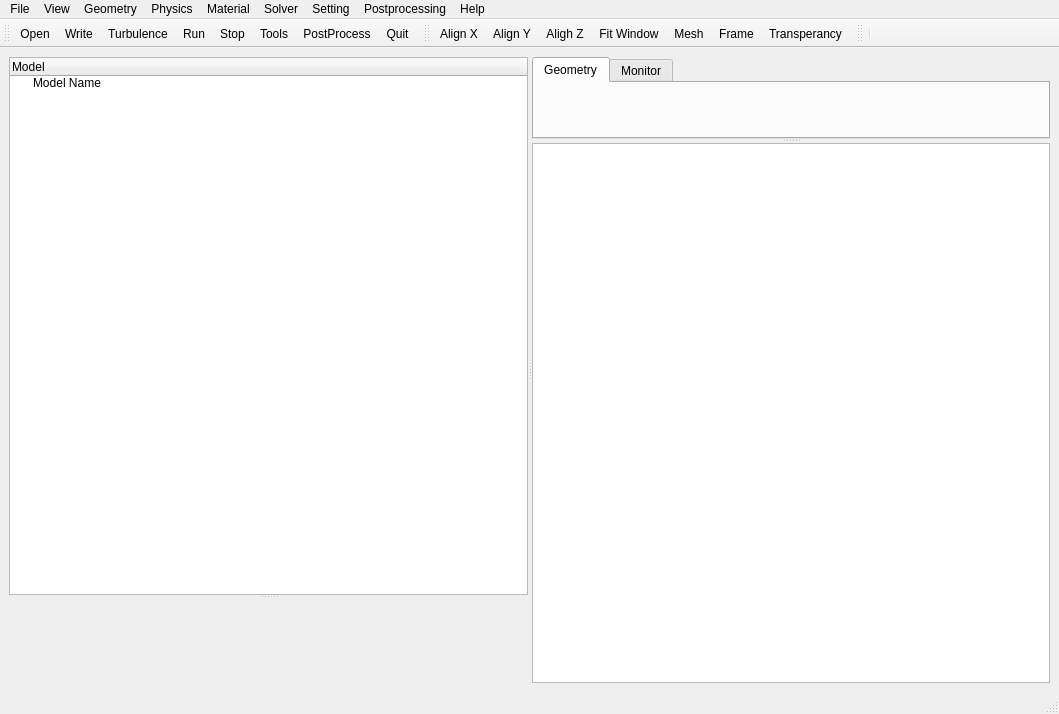
<?xml version="1.0" encoding="UTF-8"?>
<ui version="4.0">
 <class>OpenFOAM</class>
 <widget class="QMainWindow" name="OpenFOAM">
  <property name="geometry">
   <rect>
    <x>0</x>
    <y>0</y>
    <width>1059</width>
    <height>714</height>
   </rect>
  </property>
  <property name="sizePolicy">
   <sizepolicy hsizetype="Preferred" vsizetype="Preferred">
    <horstretch>6</horstretch>
    <verstretch>0</verstretch>
   </sizepolicy>
  </property>
  <property name="windowTitle">
   <string>XinFOAM</string>
  </property>
  <property name="windowIcon">
   <iconset>
    <normalon>images/OpenFOAM_icon.png</normalon>
   </iconset>
  </property>
  <widget class="QWidget" name="mainWindow">
   <layout class="QVBoxLayout" name="verticalLayout">
    <item>
     <widget class="QSplitter" name="leftRightSplitter">
      <property name="orientation">
       <enum>Qt::Horizontal</enum>
      </property>
      <widget class="QSplitter" name="leftDomain">
       <property name="orientation">
        <enum>Qt::Vertical</enum>
       </property>
       <widget class="QTreeWidget" name="pipLine">
        <property name="enabled">
         <bool>true</bool>
        </property>
        <property name="sizePolicy">
         <sizepolicy hsizetype="Preferred" vsizetype="Preferred">
          <horstretch>0</horstretch>
          <verstretch>0</verstretch>
         </sizepolicy>
        </property>
        <property name="sizeIncrement">
         <size>
          <width>300</width>
          <height>0</height>
         </size>
        </property>
        <property name="editTriggers">
         <set>QAbstractItemView::DoubleClicked|QAbstractItemView::EditKeyPressed|QAbstractItemView::SelectedClicked</set>
        </property>
        <property name="dragEnabled">
         <bool>false</bool>
        </property>
        <column>
         <property name="text">
          <string notr="true">Model</string>
         </property>
        </column>
        <item>
         <property name="text">
          <string notr="true">Model Name</string>
         </property>
         <property name="flags">
          <set>ItemIsSelectable|ItemIsDragEnabled|ItemIsEnabled|ItemIsTristate</set>
         </property>
        </item>
       </widget>
       <widget class="QFrame" name="propertyBox"/>
      </widget>
      <widget class="QSplitter" name="rightDomain">
       <property name="orientation">
        <enum>Qt::Vertical</enum>
       </property>
       <widget class="QTabWidget" name="mainViewTabs">
        <property name="currentIndex">
         <number>0</number>
        </property>
        <widget class="QWidget" name="geoTab">
         <property name="sizeIncrement">
          <size>
           <width>0</width>
           <height>0</height>
          </size>
         </property>
         <property name="font">
          <font>
           <family>MS Shell Dlg 2</family>
          </font>
         </property>
         <property name="contextMenuPolicy">
          <enum>Qt::CustomContextMenu</enum>
         </property>
         <property name="accessibleName">
          <string/>
         </property>
         <attribute name="title">
          <string>Geometry</string>
         </attribute>
        </widget>
        <widget class="QWidget" name="monitorTab">
         <attribute name="title">
          <string>Monitor</string>
         </attribute>
        </widget>
       </widget>
       <widget class="QTextBrowser" name="output"/>
      </widget>
     </widget>
    </item>
   </layout>
  </widget>
  <widget class="QMenuBar" name="menuBar">
   <property name="geometry">
    <rect>
     <x>0</x>
     <y>0</y>
     <width>1059</width>
     <height>21</height>
    </rect>
   </property>
   <widget class="QMenu" name="menuFile">
    <property name="title">
     <string>File</string>
    </property>
    <addaction name="actionOpen"/>
    <addaction name="actionWrite"/>
    <addaction name="actionQuit"/>
   </widget>
   <widget class="QMenu" name="menuGeometry">
    <property name="title">
     <string>Geometry</string>
    </property>
    <addaction name="actionz"/>
    <addaction name="actioncellZone"/>
    <addaction name="actionPatches"/>
   </widget>
   <widget class="QMenu" name="menuSolver">
    <property name="title">
     <string>Solver</string>
    </property>
    <addaction name="actionfvSchemes"/>
    <addaction name="actionfvOptions"/>
    <addaction name="actionControl"/>
    <addaction name="actionDecompost"/>
    <addaction name="actionRun"/>
    <addaction name="actionStop"/>
    <addaction name="actionPostProcess"/>
   </widget>
   <widget class="QMenu" name="menuPhysics">
    <property name="title">
     <string>Physics</string>
    </property>
    <widget class="QMenu" name="menuHeat_transfer">
     <property name="title">
      <string>Heat transfer</string>
     </property>
     <addaction name="actionMuti_region"/>
    </widget>
    <addaction name="actionTurbulence"/>
    <addaction name="actionMRF"/>
    <addaction name="actionDynamic_Mesh"/>
    <addaction name="actionRadiation"/>
    <addaction name="actionMultiphase"/>
    <addaction name="menuHeat_transfer"/>
   </widget>
   <widget class="QMenu" name="menuMaterial">
    <property name="title">
     <string>Material</string>
    </property>
    <addaction name="actionFluid"/>
    <addaction name="actionSolid"/>
   </widget>
   <widget class="QMenu" name="menuHelp">
    <property name="title">
     <string>Help</string>
    </property>
    <addaction name="actionNote"/>
   </widget>
   <widget class="QMenu" name="menuView">
    <property name="title">
     <string>View</string>
    </property>
    <addaction name="actionAlign_X"/>
    <addaction name="actionAlign_Y"/>
    <addaction name="actionAligh_Z"/>
    <addaction name="actionMesh"/>
    <addaction name="actionFrame"/>
    <addaction name="actionTransperancy"/>
    <addaction name="actionAuto_Scale"/>
    <addaction name="actionSet_Scale"/>
    <addaction name="actionFit_Window"/>
   </widget>
   <widget class="QMenu" name="menuSetting">
    <property name="title">
     <string>Setting</string>
    </property>
    <addaction name="actionTools"/>
   </widget>
   <widget class="QMenu" name="menuPostprocessing">
    <property name="title">
     <string>Postprocessing</string>
    </property>
    <addaction name="actionWall_Heat_Flux"/>
    <addaction name="actionTemperature_Probe"/>
    <addaction name="actionVelocity_Probe"/>
    <addaction name="actionHeat_Transfer_Coefficent"/>
    <addaction name="actionVolume"/>
    <addaction name="actionMass_flow_rate"/>
   </widget>
   <addaction name="menuFile"/>
   <addaction name="menuView"/>
   <addaction name="menuGeometry"/>
   <addaction name="menuPhysics"/>
   <addaction name="menuMaterial"/>
   <addaction name="menuSolver"/>
   <addaction name="menuSetting"/>
   <addaction name="menuPostprocessing"/>
   <addaction name="menuHelp"/>
  </widget>
  <widget class="QToolBar" name="mainToolBar">
   <property name="windowTitle">
    <string>mainBar</string>
   </property>
   <attribute name="toolBarArea">
    <enum>TopToolBarArea</enum>
   </attribute>
   <attribute name="toolBarBreak">
    <bool>false</bool>
   </attribute>
   <addaction name="actionOpen"/>
   <addaction name="actionWrite"/>
   <addaction name="actionTurbulence"/>
   <addaction name="actionRun"/>
   <addaction name="actionStop"/>
   <addaction name="actionTools"/>
   <addaction name="actionPostProcess"/>
   <addaction name="actionQuit"/>
  </widget>
  <widget class="QToolBar" name="viewBar">
   <property name="sizePolicy">
    <sizepolicy hsizetype="Preferred" vsizetype="Fixed">
     <horstretch>0</horstretch>
     <verstretch>0</verstretch>
    </sizepolicy>
   </property>
   <property name="windowTitle">
    <string>viewBar</string>
   </property>
   <attribute name="toolBarArea">
    <enum>TopToolBarArea</enum>
   </attribute>
   <attribute name="toolBarBreak">
    <bool>false</bool>
   </attribute>
   <addaction name="actionAlign_X"/>
   <addaction name="actionAlign_Y"/>
   <addaction name="actionAligh_Z"/>
   <addaction name="actionFit_Window"/>
   <addaction name="actionMesh"/>
   <addaction name="actionFrame"/>
   <addaction name="actionTransperancy"/>
  </widget>
  <widget class="QStatusBar" name="statusBar">
   <property name="baseSize">
    <size>
     <width>0</width>
     <height>50</height>
    </size>
   </property>
   <property name="contextMenuPolicy">
    <enum>Qt::PreventContextMenu</enum>
   </property>
   <property name="toolTip">
    <string>To see if it exists</string>
   </property>
  </widget>
  <widget class="QToolBar" name="receiveBar">
   <property name="windowTitle">
    <string>toolBar</string>
   </property>
   <attribute name="toolBarArea">
    <enum>TopToolBarArea</enum>
   </attribute>
   <attribute name="toolBarBreak">
    <bool>false</bool>
   </attribute>
   <addaction name="separator"/>
  </widget>
  <action name="actionOpen">
   <property name="icon">
    <iconset>
     <normaloff>images/open.svg</normaloff>images/open.svg</iconset>
   </property>
   <property name="text">
    <string>Open</string>
   </property>
  </action>
  <action name="actionWrite">
   <property name="icon">
    <iconset>
     <normaloff>images/save.svg</normaloff>images/save.svg</iconset>
   </property>
   <property name="text">
    <string>Write</string>
   </property>
  </action>
  <action name="actionQuit">
   <property name="icon">
    <iconset>
     <normaloff>images/exit.svg</normaloff>images/exit.svg</iconset>
   </property>
   <property name="text">
    <string>Quit</string>
   </property>
  </action>
  <action name="actionTurbulence">
   <property name="icon">
    <iconset>
     <normaloff>images/air-flow.svg</normaloff>images/air-flow.svg</iconset>
   </property>
   <property name="text">
    <string>Turbulence</string>
   </property>
  </action>
  <action name="actionMRF">
   <property name="icon">
    <iconset>
     <normaloff>images/MRF.svg</normaloff>images/MRF.svg</iconset>
   </property>
   <property name="text">
    <string>MRF</string>
   </property>
  </action>
  <action name="actionDynamic_Mesh">
   <property name="icon">
    <iconset>
     <normaloff>images/dynamicMesh.svg</normaloff>images/dynamicMesh.svg</iconset>
   </property>
   <property name="text">
    <string>Dynamic Mesh</string>
   </property>
  </action>
  <action name="actionRadiation">
   <property name="icon">
    <iconset>
     <normaloff>images/radiation.svg</normaloff>images/radiation.svg</iconset>
   </property>
   <property name="text">
    <string>Radiation</string>
   </property>
  </action>
  <action name="actionMultiphase">
   <property name="text">
    <string>Multiphase</string>
   </property>
  </action>
  <action name="actionfvSchemes">
   <property name="text">
    <string>fvSchemes</string>
   </property>
  </action>
  <action name="actionfvOptions">
   <property name="text">
    <string>fvOptions</string>
   </property>
  </action>
  <action name="actionControl">
   <property name="text">
    <string>Control </string>
   </property>
  </action>
  <action name="actionz">
   <property name="text">
    <string>Domain</string>
   </property>
  </action>
  <action name="actionSplit_region">
   <property name="text">
    <string>Split region</string>
   </property>
  </action>
  <action name="actionMuti_region">
   <property name="text">
    <string>Muti region</string>
   </property>
  </action>
  <action name="actionFluid">
   <property name="icon">
    <iconset>
     <normaloff>images/waterDrop.svg</normaloff>images/waterDrop.svg</iconset>
   </property>
   <property name="text">
    <string>Fluid</string>
   </property>
  </action>
  <action name="actionSolid">
   <property name="icon">
    <iconset>
     <normaloff>images/solid.svg</normaloff>images/solid.svg</iconset>
   </property>
   <property name="text">
    <string>Solid</string>
   </property>
  </action>
  <action name="actionNote">
   <property name="text">
    <string>Note</string>
   </property>
  </action>
  <action name="actionRun">
   <property name="icon">
    <iconset>
     <normaloff>images/start.svg</normaloff>images/start.svg</iconset>
   </property>
   <property name="text">
    <string>Run</string>
   </property>
  </action>
  <action name="actionStop">
   <property name="icon">
    <iconset>
     <normaloff>images/stop.svg</normaloff>images/stop.svg</iconset>
   </property>
   <property name="text">
    <string>Stop</string>
   </property>
  </action>
  <action name="actionPostProcess">
   <property name="icon">
    <iconset>
     <normaloff>images/paraview.png</normaloff>images/paraview.png</iconset>
   </property>
   <property name="text">
    <string>PostProcess</string>
   </property>
  </action>
  <action name="actionAlign_X">
   <property name="icon">
    <iconset>
     <normaloff>images/Xaxis2.svg</normaloff>images/Xaxis2.svg</iconset>
   </property>
   <property name="text">
    <string>Align X</string>
   </property>
  </action>
  <action name="actionAlign_Y">
   <property name="icon">
    <iconset>
     <normaloff>images/Yaxis2.svg</normaloff>images/Yaxis2.svg</iconset>
   </property>
   <property name="text">
    <string>Align Y</string>
   </property>
  </action>
  <action name="actionAligh_Z">
   <property name="icon">
    <iconset>
     <normaloff>images/Zaxis2.svg</normaloff>images/Zaxis2.svg</iconset>
   </property>
   <property name="text">
    <string>Aligh Z</string>
   </property>
  </action>
  <action name="actionPatches">
   <property name="text">
    <string>Patches</string>
   </property>
  </action>
  <action name="actionDefault_Folder">
   <property name="text">
    <string>Default Folder</string>
   </property>
  </action>
  <action name="actionParaview_Path">
   <property name="text">
    <string>Paraview Path</string>
   </property>
  </action>
  <action name="actionTools">
   <property name="icon">
    <iconset>
     <normaloff>images/setting.svg</normaloff>images/setting.svg</iconset>
   </property>
   <property name="text">
    <string>Tools</string>
   </property>
  </action>
  <action name="actionMesh">
   <property name="icon">
    <iconset>
     <normaloff>images/grid.svg</normaloff>images/grid.svg</iconset>
   </property>
   <property name="text">
    <string>Mesh</string>
   </property>
  </action>
  <action name="actionFrame">
   <property name="icon">
    <iconset>
     <normaloff>images/frame.svg</normaloff>images/frame.svg</iconset>
   </property>
   <property name="text">
    <string>Frame</string>
   </property>
  </action>
  <action name="actionDecompost">
   <property name="icon">
    <iconset>
     <normaloff>images/decompose.svg</normaloff>images/decompose.svg</iconset>
   </property>
   <property name="text">
    <string>Decompose</string>
   </property>
  </action>
  <action name="actionTransperancy">
   <property name="icon">
    <iconset>
     <normaloff>images/transparency.svg</normaloff>images/transparency.svg</iconset>
   </property>
   <property name="text">
    <string>Transperancy</string>
   </property>
  </action>
  <action name="actionAuto_Scale">
   <property name="icon">
    <iconset>
     <normaloff>images/autoScale.svg</normaloff>images/autoScale.svg</iconset>
   </property>
   <property name="text">
    <string>Auto Scale</string>
   </property>
  </action>
  <action name="actionSet_Scale">
   <property name="icon">
    <iconset>
     <normaloff>images/setScale.svg</normaloff>images/setScale.svg</iconset>
   </property>
   <property name="text">
    <string>Set Scale</string>
   </property>
  </action>
  <action name="actioncellZone">
   <property name="text">
    <string>cellZone</string>
   </property>
  </action>
  <action name="actionWall_Heat_Flux">
   <property name="text">
    <string>Wall Heat Flux</string>
   </property>
  </action>
  <action name="actionTemperature_Probe">
   <property name="text">
    <string>Temperature Probe</string>
   </property>
  </action>
  <action name="actionVelocity_Probe">
   <property name="text">
    <string>Velocity Probe</string>
   </property>
  </action>
  <action name="actionHeat_Transfer_Coefficent">
   <property name="text">
    <string>Heat Transfer Coefficent</string>
   </property>
  </action>
  <action name="actionVolume">
   <property name="text">
    <string>Volumetric flow rate</string>
   </property>
  </action>
  <action name="actionMass_flow_rate">
   <property name="text">
    <string>Mass flow rate</string>
   </property>
  </action>
  <action name="actionFit_Window">
   <property name="icon">
    <iconset>
     <normaloff>images/fit window.svg</normaloff>images/fit window.svg</iconset>
   </property>
   <property name="text">
    <string>Fit Window</string>
   </property>
  </action>
 </widget>
 <resources/>
 <connections/>
</ui>
